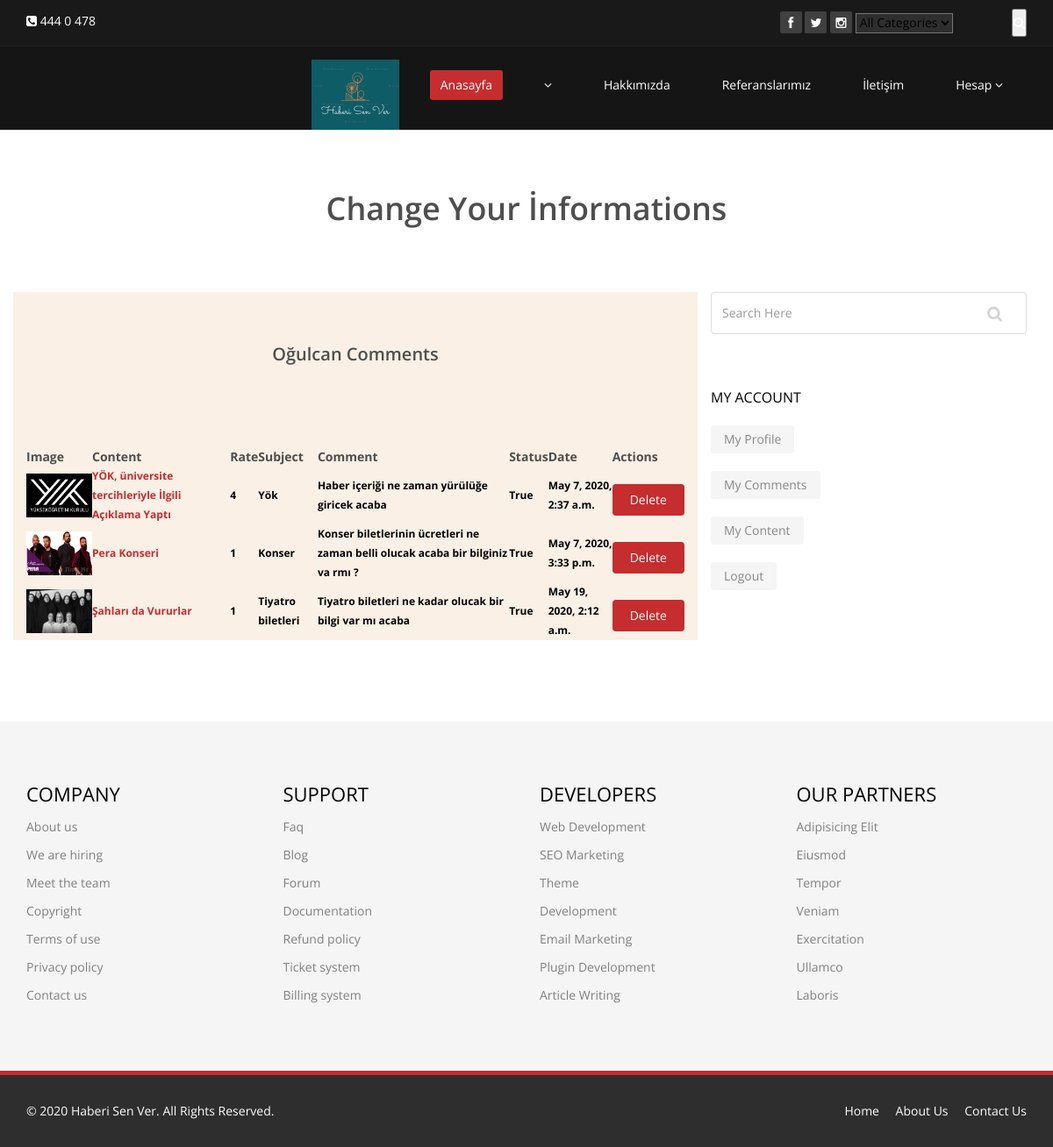
/user/comments/ (signed in), run on the app's committed database.
### Home/models.py (models this page shows, shortened)
class Setting(models.Model):
    STATUS =(
        ('True', 'Evet'),
        ('False', 'Hayır'),
    )
    title = models.CharField(max_length=150)
    keywords = models.CharField(max_length=200)
    description = models.CharField(max_length=200)
    company = models.CharField(max_length=50)
    address = models.CharField(blank=True, max_length=150)
    phone = models.CharField(blank=True,max_length=15)
    fax = models.CharField(blank=True, max_length=15)
    email = models.CharField(blank=True, max_length=50)
    map = models.TextField(blank=True)
    smtpserver = models.CharField(blank=True, max_length=20)
    smtpemail = models.CharField(blank=True, max_length=20)
    smtppassword = models.CharField(blank=True, max_length=20)
    smtpport = models.CharField(blank=True, max_length=5)
    icon = models.ImageField(blank=True, upload_to='images/')
    facebook = models.CharField(max_length=50)
    twitter = models.CharField(max_length=50)
    instagram = models.CharField(max_length=50)
    aboutus = RichTextUploadingField(blank=True)
    contactus = RichTextUploadingField(blank=True)
    references = RichTextUploadingField(blank=True)
    status = models.CharField(max_length=10, choices=STATUS)
    created_at = models.DateTimeField(auto_now_add=True)
    updated_at = models.DateTimeField(auto_now=True)

### news/models.py (models this page shows, shortened)
class Comment(models.Model):
    STATUS =(
        ('New', 'Yeni'),
        ('True', 'Evet'),
        ('False', 'Hayır'),
    )
    news = models.ForeignKey(News, on_delete=models.CASCADE) #relations with News
    user = models.ForeignKey(User, on_delete=models.CASCADE)  # relations with User
    subject = models.CharField(max_length=200)
    comment = models.CharField(max_length=200)
    rate = models.IntegerField(blank=True)
    status = models.CharField(max_length=10, choices=STATUS, default='New')
    ip = models.CharField(blank=True, max_length=30)
    created_at = models.DateTimeField(auto_now_add=True)
    updated_at = models.DateTimeField(auto_now=True)

class News(models.Model):
    STATUS =(
        ('True', 'Evet'),
        ('False', 'Hayır'),
    )
    category = models.ForeignKey(Category, on_delete=models.CASCADE) #relations with Category
    user = models.ForeignKey(User, on_delete=models.CASCADE, null=True)
    title = models.CharField(max_length=150)
    description = models.CharField(max_length=200)
    keyword = models.CharField(max_length=200)
    image = models.ImageField(blank=True, upload_to='images/')
    detail = RichTextUploadingField()
    status = models.CharField(max_length=10, choices=STATUS)
    slug = models.SlugField(null=False, unique=True)
    created_at = models.DateTimeField(auto_now_add=True)
    updated_at = models.DateTimeField(auto_now=True)
    def image_tag(self):
        return mark_safe('<img src="{}" height="40"/>'.format(self.image.url))
    image_tag.short_description = 'Image'

### user/views.py (the view)
# urls.py: path('comments/', views.comments, name='comments'),
@login_required(login_url='/login')
def comments(request):
    category = Category.objects.all()
    current_user = request.user
    comments = Comment.objects.filter(user_id=current_user.id)
    profile = User.objects.get(pk=current_user.id)
    setting = Setting.objects.get(pk=1)
    context = {
        'category': category,
        'comments': comments,
        'setting': setting,
        'profile': profile,
    }
    return render(request, 'user_comments.html', context)

### user/templates/user_comments.html (shortened to what this page needs)
{% extends 'homebase.html' %}
{% load static %}
{% block body%}
    <section id="blog" class="container">
        <div class="center">
            <h2> Change Your İnformations</h2>
        </div>
        <div class="blog">
            <div class="row">
                <div class="col-md-8" style="background-color: #faf0e6">
                    <h1 id="comments_title" class="center">{{ profile.first_name}} Comments</h1>
                    <div class="blog-content">
                        <table style="width: content-box">
                            <tr>
                                <th>Image</th>
                                <th>Content</th>
                                <th>Rate</th>
                                <th>Subject</th>
                                <th>Comment</th>
                                <th>Status</th>
                                <th>Date</th>
                                <th>Actions</th>
                            </tr>
                            {% for rs in comments %}
                                <tr>
                                    <th class="text-left">
                                        <a href="/news/{{ rs.news.id }}/{{ rs.news.id }}"> <img src="{{ rs.news.image.url }}"style="height: 50px; width: 75px"></a>
                                    </th>
                                    <th class="text-left">
                                        <a href="/news/{{ rs.news.id }}/{{ rs.news.slug }}"> {{ rs.news.title}} </a>
                                    </th>
                                    <th class="text-left" style="color: black"> {{ rs.rate }} </a> </th>
                                    <th class="text-left" style="color: black">{{ rs.subject }} </a> </th>
                                    <th class="text-left" style="color: black">{{ rs.comment }} </a> </th>
                                    <th class="text-left" style="color: black">{{ rs.status }} </a> </th>
                                    <th class="text-left" style="color: black">{{ rs.created_at }} </a> </th>
                                    <th class="text-left">
                                        <a class="btn btn btn-primary button" href="/user/deletecomment/{{ rs.id }}" onclick="return confirm('Will be Delete! Are you sure?')"> Delete</a>
                                    </th>
                                </tr>
                            {% endfor %}
                        </table>
                    </div>
                </div>
                <aside class="col-md-4">
                    <div class="widget search">
                        <form role="form">
                            <input type="text" class="form-control search_box" autocomplete="off" placeholder="Search Here">
                        </form>
                    </div>
                    {% include 'userpanel.html' %}
                </aside>
            </div>
        </div>
    </section>
{% endblock %}

### Home/templates/header.html (shortened to what this page needs)
{% load static %}
<header id="header">
    <div class="top-bar">
        <div class="container">
            <div class="row">
                <div class="col-sm-6 col-xs-4">
                    <div class="top-number"><p><i class="fa fa-phone-square"></i>  {{ setting.phone}}</p></div>
                </div>
                <div class="col-sm-6 col-xs-8">
                    <div class="social">
                        <ul class="social-share">
                            <li><a href="{{ setting.facebook}}"><i class="fa fa-facebook"></i></a></li>
                            <li><a href="{{ setting.twitter}}"><i class="fa fa-twitter"></i></a></li>
                            <li><a href="{{ setting.instagram}}"><i class="fa fa-instagram"></i></a></li>
                        </ul>
                        <div class="search">
                            <form role="form" action="/search/" method="post">
                                {% load mptt_tags %}
                                <select style="background-color: #2e2e2e" name="catid" class="input search">
                                    <option value="0"> All Categories</option>
                                </select>
                                <input id="query" name="query" type="text" class="search-form" autocomplete="off" placeholder="Enter your Keywords">
                                <button class="search-btn"><i class="fa fa-search"></i></button>
                            </form>
                        </div>
                    </div>
                </div>
            </div>
        </div>
    </div>
    <nav class="navbar navbar-inverse" role="banner">
        <div class="container">
            <div class="collapse navbar-collapse navbar-right">
                <a class="navbar-brand" href="/"><img src="{% static 'images/logo1.png'%}" style="height: 60pt;width: 100px;"  alt="logo"></a>
                <ul class="nav navbar-nav">
                    <li class="active"><a href="/">Anasayfa</a></li>
                    {% load mptt_tags %}
                    {% recursetree category %}
                        <li class="dropdown">
                            <a href="/category/{{ node.id }}/{{ node.slug }}" {% if not node.is_leaf_node %} class="dropdown" {% endif %}>{{ node.title }}  {% if not node.is_leaf_node %}<i class="fa fa-angle-down"></i>{% endif %}</a>
                        </li>
                    {% endrecursetree %}
                    <li><a href="/hakkimizda">Hakkımızda</a></li>
                    <li><a href="/referanslar">Referanslarımız</a></li>
                    <li><a href="/iletisim">İletişim</a></li>
                    {% if user.id is not None %}
                        <li class="dropdown">
                            <a href="#" class="dropdown-toggle" data-toggle="dropdown">Hesap  <i class="fa fa-angle-down"></i></a>
                        </li>
                    {% endif %}
                </ul>
            </div>
        </div>
    </nav>
</header>

### Home/templates/footer.html (shortened to what this page needs)
{% load static %}
<section id="bottom">
    <div class="container wow fadeInDown" data-wow-duration="1000ms" data-wow-delay="600ms">
        <div class="row">
            <div class="col-md-3 col-sm-6">
                <div class="widget">
                    <h3>Company</h3>
                    <ul>
                        <li><a href="#">About us</a></li>
                        <li><a href="#">We are hiring</a></li>
                        <li><a href="#">Meet the team</a></li>
                        <li><a href="#">Copyright</a></li>
                        <li><a href="#">Terms of use</a></li>
                        <li><a href="#">Privacy policy</a></li>
                        <li><a href="#">Contact us</a></li>
                    </ul>
                </div>
            </div>
            <div class="col-md-3 col-sm-6">
                <div class="widget">
                    <h3>Support</h3>
                    <ul>
                        <li><a href="#">Faq</a></li>
                        <li><a href="#">Blog</a></li>
                        <li><a href="#">Forum</a></li>
                        <li><a href="#">Documentation</a></li>
                        <li><a href="#">Refund policy</a></li>
                        <li><a href="#">Ticket system</a></li>
                        <li><a href="#">Billing system</a></li>
                    </ul>
                </div>
            </div>
            <div class="col-md-3 col-sm-6">
                <div class="widget">
                    <h3>Developers</h3>
                    <ul>
                        <li><a href="#">Web Development</a></li>
                        <li><a href="#">SEO Marketing</a></li>
                        <li><a href="#">Theme</a></li>
                        <li><a href="#">Development</a></li>
                        <li><a href="#">Email Marketing</a></li>
                        <li><a href="#">Plugin Development</a></li>
                        <li><a href="#">Article Writing</a></li>
                    </ul>
                </div>
            </div>
            <div class="col-md-3 col-sm-6">
                <div class="widget">
                    <h3>Our Partners</h3>
                    <ul>
                        <li><a href="#">Adipisicing Elit</a></li>
                        <li><a href="#">Eiusmod</a></li>
                        <li><a href="#">Tempor</a></li>
                        <li><a href="#">Veniam</a></li>
                        <li><a href="#">Exercitation</a></li>
                        <li><a href="#">Ullamco</a></li>
                        <li><a href="#">Laboris</a></li>
                    </ul>
                </div>
            </div>
        </div>
    </div>
</section>
<footer id="footer" class="midnight-blue">
    <div class="container">
        <div class="row">
            <div class="col-sm-6">
                &copy; 2020 <a target="_blank" href="{{setting.facebook}}" title="Free Twitter Bootstrap WordPress Themes and HTML templates">{{setting.company}}</a>. All Rights Reserved.
            </div>
            <div class="col-sm-6">
                <ul class="pull-right">
                    <li><a href="#">Home</a></li>
                    <li><a href="/hakkimizda">About Us</a></li>
                    <li><a href="/iletisim">Contact Us</a></li>
                </ul>
            </div>
        </div>
    </div>
</footer>

### Home/static/css/main.css (style rules this page uses)
body { background: #fff; font-family: 'Open Sans', sans-serif; color:#4e4e4e; line-height: 22px; }
h1, h2, h3, h4, h5, h6 { font-weight: 600; font-family: 'Open Sans', sans-serif; color:#4e4e4e; }
h1 { font-size: 36px; color:#fff; }
h2 { font-size: 20px; }
h3 { font-size: 16px; color: #787878; font-weight: 400; line-height: 24px; }
a { color: #c52d2f; -webkit-transition: color 300ms, background-color 300ms; -moz-transition: color 300ms, background-color 300ms; -o-transition: color 300ms, background-color 300ms; transition: color 300ms, background-color 300ms; }
.btn-primary { padding: 8px 20px; background: #c52d2f; color: #fff; border-radius: 4px; border:none; margin-top: 10px; }
.center h2 { font-size: 36px; margin-top: 0; margin-bottom: 20px; }
body > section { padding: 70px 0; }
.center { text-align: center; padding-bottom: 55px; }
#header .search { display: inline-block; }
.navbar>.container .navbar-brand { margin-left: 0; }
.top-bar { padding: 10px 0; background: #191919; border-bottom: 1px solid #222; line-height: 28px; }
.top-number { color: #fff; }
.top-number p { margin: 0 }
.social { text-align: right; }
.social-share { display: inline-block; list-style: none; padding: 0; margin: 0; }
ul.social-share li { display: inline-block; }
ul.social-share li a { display: inline-block; color: #fff; background: #404040; width: 25px; height: 25px; line-height: 25px; text-align: center; border-radius: 2px; }
.search i { color: #fff; }
input.search-form { background: transparent; border: 0 none; width: 60px; padding: 0 10px; color: #FFF; -webkit-transition: all 400ms; -moz-transition: all 400ms; -ms-transition: all 400ms; -o-transition: all 400ms; transition: all 400ms; }
.navbar-brand { padding: 0; margin:0; }
.navbar { border-radius: 0; margin-bottom: 0; background: #151515; padding: 15px 0; padding-bottom: 0; }
.navbar-nav { margin-top: 12px; }
.navbar-nav>li { margin-left: 35px; padding-bottom: 28px; }
.navbar-inverse .navbar-nav > li > a { padding: 5px 12px; margin: 0; border-radius: 3px; color: #fff; line-height: 24px; display: inline-block; }
.navbar-inverse { border: none; }
.navbar-inverse .navbar-brand { font-size: 36px; line-height: 50px; color: #fff; }
.navbar-inverse .navbar-nav > .active > a, .navbar-inverse .navbar-nav > .active > a:hover, .navbar-inverse .navbar-nav > .active > a:focus, .navbar-inverse .navbar-nav > .open > a, .navbar-inverse .navbar-nav > .open > a:hover, .navbar-inverse .navbar-nav > .open > a:focus { background-color: #c52d2f; color: #fff; }
.navbar-inverse .navbar-collapse, .navbar-inverse .navbar-form { border-top: 0; padding-bottom: 0; }
.text-left { color: #FFFFFF; font-size: 12px; margin-top: 15px; }
.widget { margin-bottom: 60px; padding-left: 0; }
.widget h3 { color: #000; text-transform: uppercase; margin-bottom: 20px; }
.search_box { background-image: url("../images/search_icon.png"); background-position: 314px 15px; background-repeat: no-repeat; border-color: #DEDEDE; height: 48px; outline: medium none; box-shadow: none; }
#comments_title { color:#4e4e4e; font-weight:700px; font-size:20px; margin-top:60px; margin-bottom:40px; }
#bottom { background: #f5f5f5; border-bottom: 5px solid #c52d2f; font-size: 14px; }
#bottom h3 { margin-top: 0; margin-bottom: 10px; text-transform: uppercase; font-size:22px; color: #000; }
#bottom ul { list-style: none; padding: 0; margin: 0; }
#bottom ul li { display: block; padding: 5px 0; }
#bottom ul li a { color: #808080; }
#bottom .widget { margin-bottom: 0; }
#footer { padding-top: 30px; padding-bottom: 30px; color: #fff; background: #2e2e2e; }
#footer a { color: #fff; }
#footer ul { list-style: none; padding: 0; margin: 0; }
#footer ul > li { display: inline-block; margin-left: 15px; }

### data on the page
Setting: phone "444 0 478", company "Haberi Sen Ver"
Comment: news.image (picture), news "YÖK, üniversite tercihleriyle İlgili Açıklama Yaptı", rate "4", subject "Yök", comment "Haber içeriği ne zaman yürülüğe giricek acaba", status "True", created_at "May 7, 2020, 2:37 a.m."
Comment: news.image (picture), news "Pera Konseri", rate "1", subject "Konser", comment "Konser biletlerinin ücretleri ne zaman belli olucak acaba bir bilginiz va rmı ?", status "True", created_at "May 7, 2020, 3:33 p.m."
Comment: news.image (picture), news "Şahları da Vururlar", rate "1", subject "Tiyatro biletleri", comment "Tiyatro biletleri ne kadar olucak bir bilgi var mı acaba", status "True", created_at "May 19, 2020, 2:12 a.m."

### other printed values
{{ profile.first_name }} "Oğulcan"
